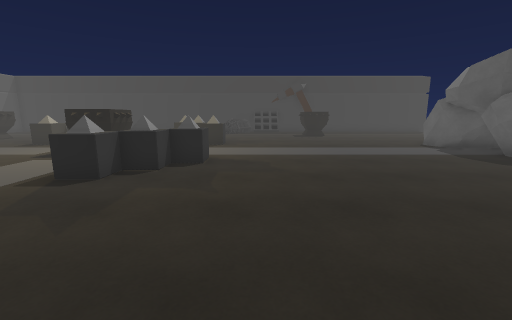
view 1 (above)

23 first-person views from a walk through a Unity game level. The camera is 1.4 m above the floor, tilts 10° down and sees 90° across. The floor is counted in squares, 1 m on a side. Each view is taken from the middle of a square. On the plan, view 1 faces up. The plan holds only what a view shows up to about 13 squares ahead; the rest is blank. The place goes on beyond the plan. Some animated figures are left out.

view 2
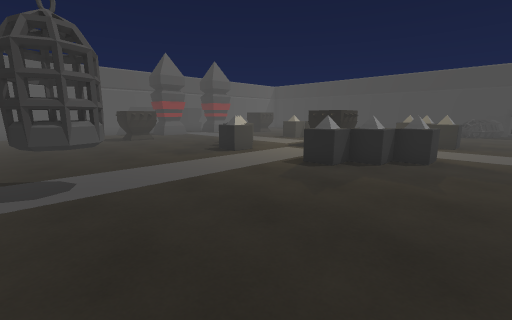

view 3
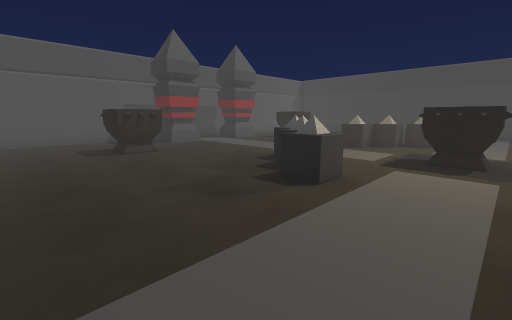

view 4
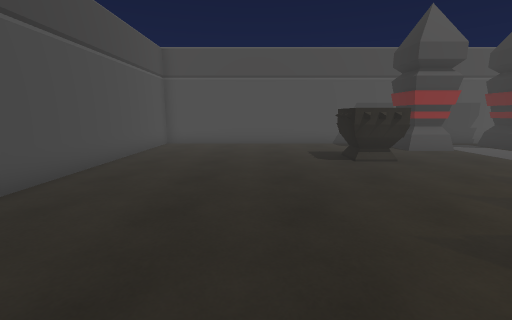

view 5
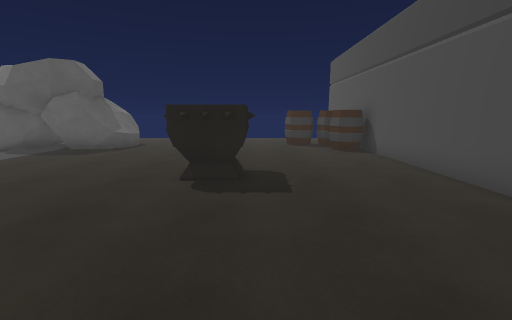

view 6
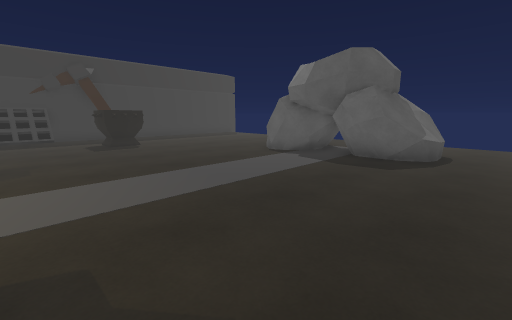

view 7
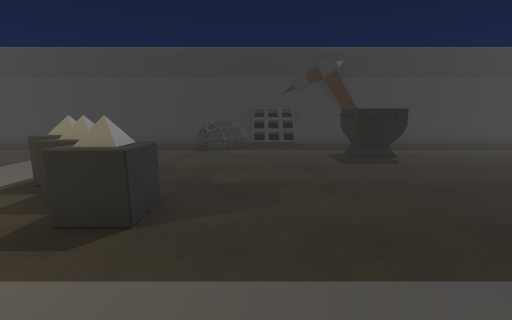

view 8
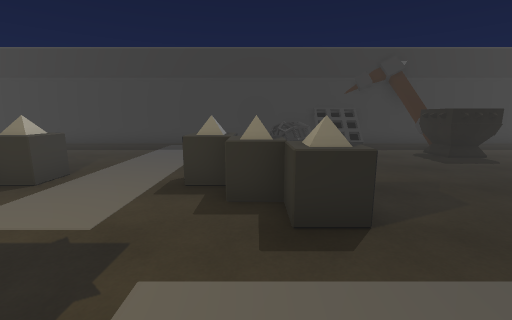

view 9
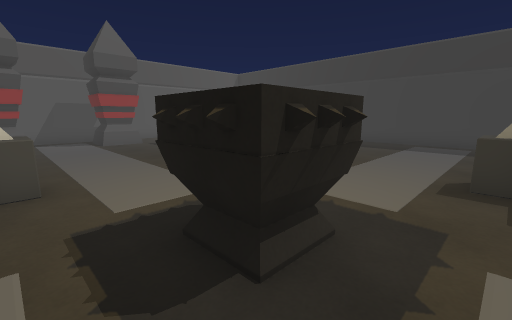

view 10
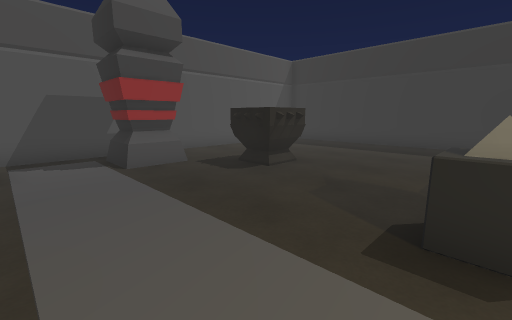

view 11
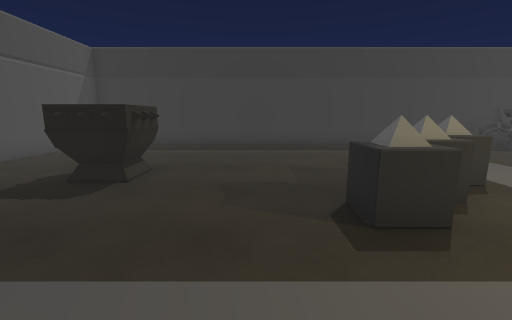

view 12
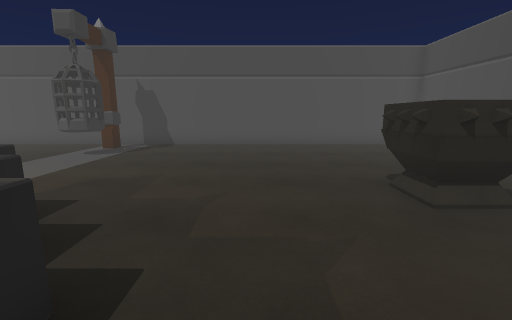

view 13
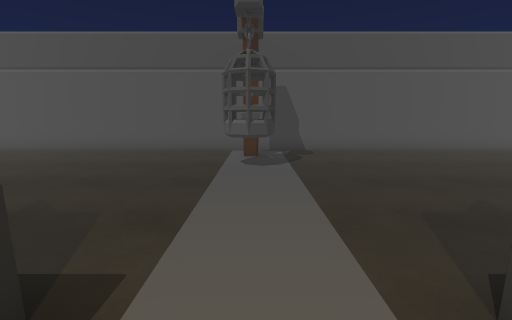

view 14
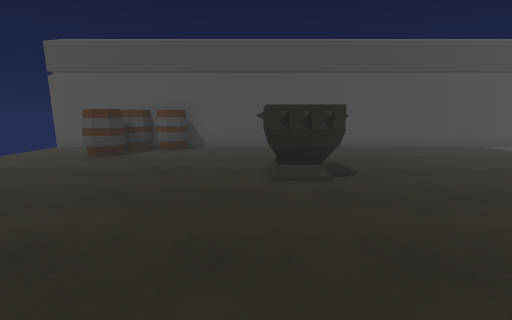

view 15
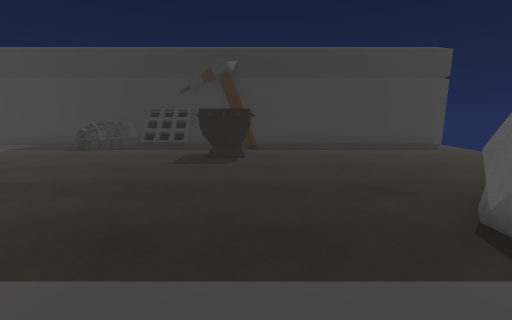

view 16
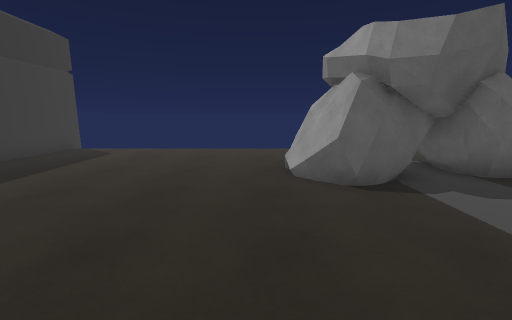

view 17
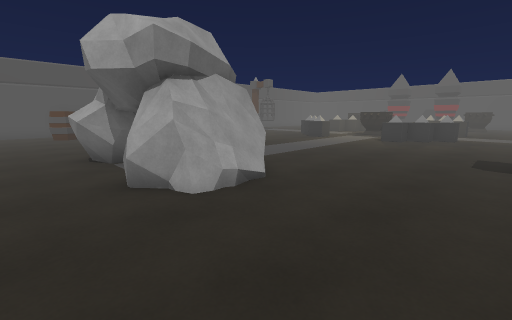

view 18
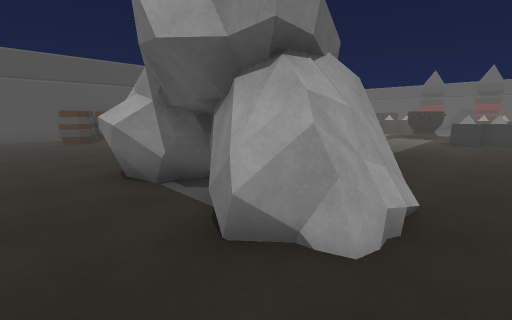

view 19
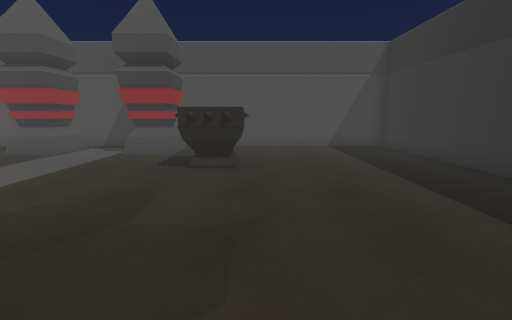

view 20
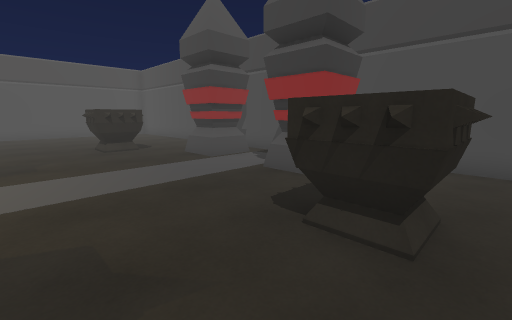

view 21
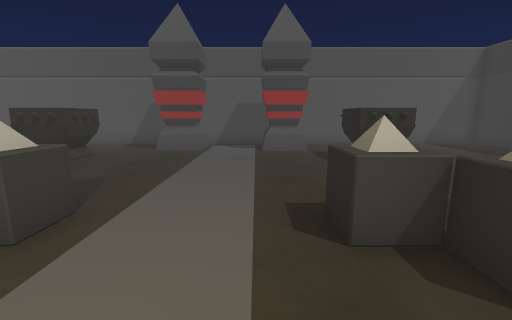

view 22
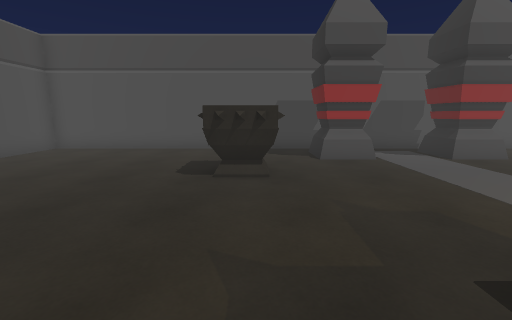

view 23
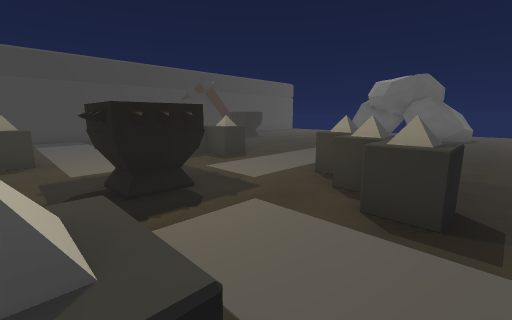

### Floor plan
Points are (right, up) in squares from view 1. A wall is a line through its corners. A room is listed if a view was taken in it or the views show most of it. See-through windows are left out.
Room 1 (views 1, 2, 3, 4, 5, 6, 7, 8, 9, 10, 11, 12, 13, 14, 15, 16, 17, 18, 19, 20, 21, 22, 23)
walls: (-5.4, 9.2) (-6.8, 9.2) (-6.8, 10.9); (-5.2, 10.9) (-5.2, 9.2); (3.2, 2.8) (4.9, 2.8); (-5.2, 0.2) (-5.2, -0.7); (-6.2, 0.3) (-6.5, -0.3) (-6.3, 0.3) (-5.8, 0.5) (-5.3, 0.3) (-5.1, -0.2) (-5.3, -0.7) (-5.9, -0.9); (3.2, 1.1) (3.2, 2.6); (-6.3, -0.6) (-5.8, -0.8) (-5.4, -0.6) (-5.2, -0.2); (3.2, 17.4) (3.2, 18.9); (4.9, 17.2) (3.2, 17.2); (-2, 21.7) (-19.7, 21.7) (-19.7, -3.4) (14, -3.4); (3.9, 20) (4, 21); (4.1, 20.1) (4.1, 20.9); (1.9, 21.3) (-0.3, 21.3); (4.4, 20.2) (3.8, 20.5); (1.8, 21.6) (1.8, 20.9); (-16.2, 5.5) (-14.5, 5.5) (-14.5, 3.9) (-16.1, 3.9); (-16.1, 15.6) (-14.5, 15.6) (-14.5, 14) (-16.1, 14); (14.4, 21.7) (-0.5, 21.7)
low walls: (-5.2, 9.6) (-6.5, 9.6) (-6.5, 10.7); (-5.4, 10.8) (-5.4, 9.2); (3.2, 2.6) (4.6, 2.6); (3.5, 1.4) (3.5, 2.6); (-2, 19.4) (-2.4, 19.6); (3.5, 17.4) (3.5, 18.6); (-1.1, 19.9) (-1.4, 19.5) (-2, 19.2); (4.6, 17.4) (3.2, 17.4); (-0.7, 20.2) (-1.1, 19.6); (1.8, 20.9) (-0.2, 20.9) (-0.6, 20.3); (4.3, 19.9) (4.3, 20.6); (-16, 5.2) (-14.8, 5.2) (-14.8, 4.1) (-16, 4.1); (-15.9, 15.3) (-14.8, 15.3) (-14.8, 14.3) (-16, 14.3)
ways out: gap at (-6, -1); gap at (4, 19); gap at (4, 21)
objects: pillar (-19, 7) to (-17, 9); pillar (-19, 11) to (-17, 13); spikes (-10, 7) to (-10, 8); spikes (-10, 12) to (-10, 13); spikes (-9, 6) to (-8, 6); spikes (-9, 7); spikes (-9, 13) to (-9, 14); spikes (-8, 14) to (-8, 15); pole (-6, -2); spikes (-4, 6); spikes (-4, 14) to (-4, 15); spikes (-3, 6) to (-3, 7); spikes (-3, 8) to (-2, 8); spikes (-3, 13) to (-3, 14); spikes (-2, 12) to (-2, 13); barrel (8, -3) to (8, -2); rock (8, 7) to (11, 9); rock (8, 10) to (11, 13); barrel (9, -3) to (10, -2); rock (9, 8) to (11, 11); barrel (10, -2) to (11, 0)
Room 2 (no view inside)
walls: (-0.2, 20.9) (-0.2, 21.7); (-0.5, 21.7) (-2, 21.7)

Positions as (right, up) in squares from view 1, and headings:
1: (0, 0), facing up
2: (0, -1), facing up-left
3: (-5, 1), facing up-left
4: (-7, 1), facing left
5: (-2, 1), facing right
6: (0, 5), facing up-right
7: (0, 9), facing up
8: (-3, 9), facing up
9: (-4, 8), facing up-left
10: (-10, 9), facing up-left
11: (-12, 9), facing up
12: (-12, 9), facing down
13: (-6, 7), facing down
14: (5, 8), facing down
15: (5, 9), facing up
16: (3, 14), facing right
17: (13, 17), facing down-left
18: (13, 14), facing down-left
19: (-8, 16), facing left
20: (-12, 16), facing down-left
21: (-7, 11), facing left
22: (-9, 5), facing left
23: (-8, 5), facing up-right
